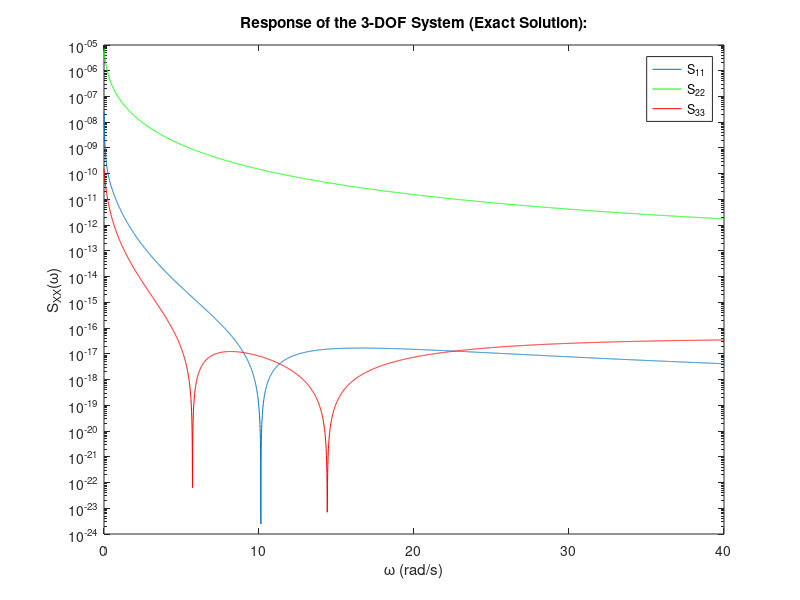

MATLAB code for this plot:
clear all;
close all;
clc;

tic

%% Data

fck   = 25;
zhi   = 0.02;                                           % For all floors
wi    = 0;
wf    = 40;
dw    = 0.01;
d_fac = 1/250;
S0    = 1;
Ht    = 3.5;

%% Importing M and K from SAP2000 Model

load('Q4_M');
load('Q4_K');

for i = 1:72
    for j = 1:i
        K(j,i) = K(i,j);
    end
end

for i = 1:72
    for j = 1:i
        M(j,i) = M(i,j);
    end
end

%% Natural Frequencies and Mode Shapes

[Phi,w_s] = eig(K,M);
wn = sqrt(diag(w_s));

% Highest Significant Mode - 12th

a2 = (2*zhi*(wn(1) - wn(12)))/((wn(1).^2) - (wn(12).^2));
a1 = (2*zhi*wn(1)) - (a2*(wn(1).^2));

C = a1*M + a2*K;

%% Input Functiona

w   = wi:dw:wf;
nw  = length(w);

Sgg = S0;

%% Influence Vector

Ilf1(2*3 - 1) = 0.5;
Ilf1(6*3 - 1) = 0.5;
Ilf1(17*3 - 1) = 0.5;
Ilf1(19*3 - 1) = 0.5;
Ilf1(21*3 - 1) = 0.5;
Ilf1(23*3 - 1) = 0.5;
Ilf1(72) = 0;

Ilf = Ilf1.';

%% Frequency Domain Solution

S11 = zeros(1,nw);
S22 = zeros(1,nw);
S12 = zeros(1,nw);
S33 = zeros(1,nw);
S23 = zeros(1,nw);
S13 = zeros(1,nw);

for j = 1:nw,
    Sxx = zeros(3,3);
    Hw  = inv(K-w(j)^2.*M+(i*w(j)).*C); 
    Sxx = Hw*M*Ilf*Sgg*Ilf'*M'*(Hw');
    S11(j) = Sxx(1,1);
    S22(j) = Sxx(2,2);
    S33(j) = Sxx(3,3);
    S12(j) = Sxx(1,2);
    S13(j) = Sxx(1,3);
    S23(j) = Sxx(2,3);
end

figure
semilogy(w,abs(S11),w,abs(S22),'g',w,abs(S33),'r')
legend('S_{11}','S_{22}','S_{33}')
xlabel('\omega (rad/s)');ylabel('S_{XX}(\omega)')
title('Response of the 3-DOF System (Exact Solution):')

Sig_11 = sqrt(trapz(w,abs(S11))).*1000;
Sig_22 = sqrt(trapz(w,abs(S22))).*1000;
Sig_33 = sqrt(trapz(w,abs(S33))).*1000;
Sig_12 = sqrt(trapz(w,abs(S12))).*1000;
Sig_23 = sqrt(trapz(w,abs(S23))).*1000;
Sig_13 = sqrt(trapz(w,abs(S13))).*1000;

d_all  = Ht*d_fac*1000;

%% Inter-Storey Drift

% Xi1 = X1 - X2;
% Xi2 = X2 - X3; 

Sigma1 = sqrt(((Sig_11).^2) + ((Sig_22).^2));                               % Ignoring Covariance
Sigma2 = sqrt(((Sig_22).^2) + ((Sig_33).^2));                               % Ignoring Covariance

Sigma = max(Sigma1, Sigma2);

z = norminv(1 - (0.5*1E-4));
d_obt = z*Sigma;

I0_sqrt = d_all/d_obt;
I0 = I0_sqrt.^2